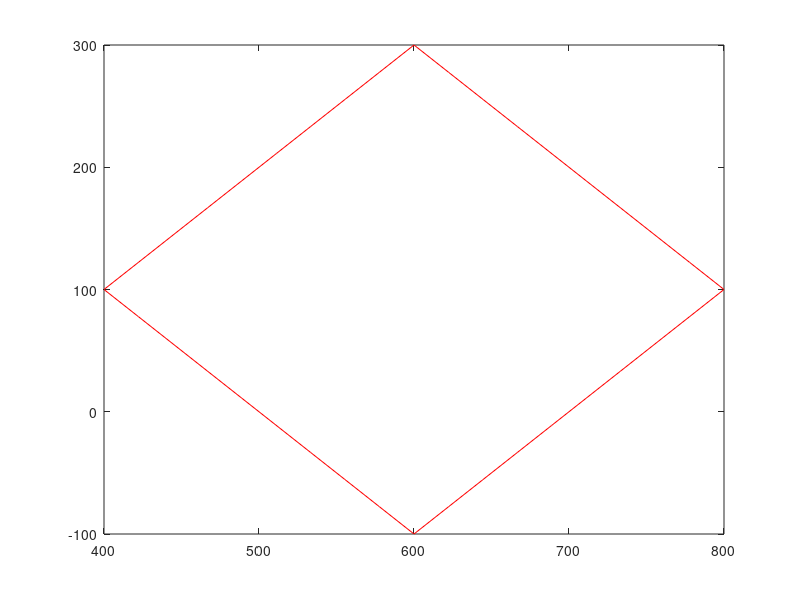

Write MATLAB code to recreate this figure.
%xy
x=[800:-22.2:600];
y=[100:22.2:300];
%-x1y
x1=[600:-22.2:400];
y1=[300:-22.2:100];
%-x-y-2
x2=[400:22.2:600];
y2=[100:-22.2:-100];
%x-y-3
x3=[600:22.2:800];
y3=[-100:22.2:100];
plot(x,y,'r',x1,y1,'r',x2,y2,'r',x3,y3,'r')